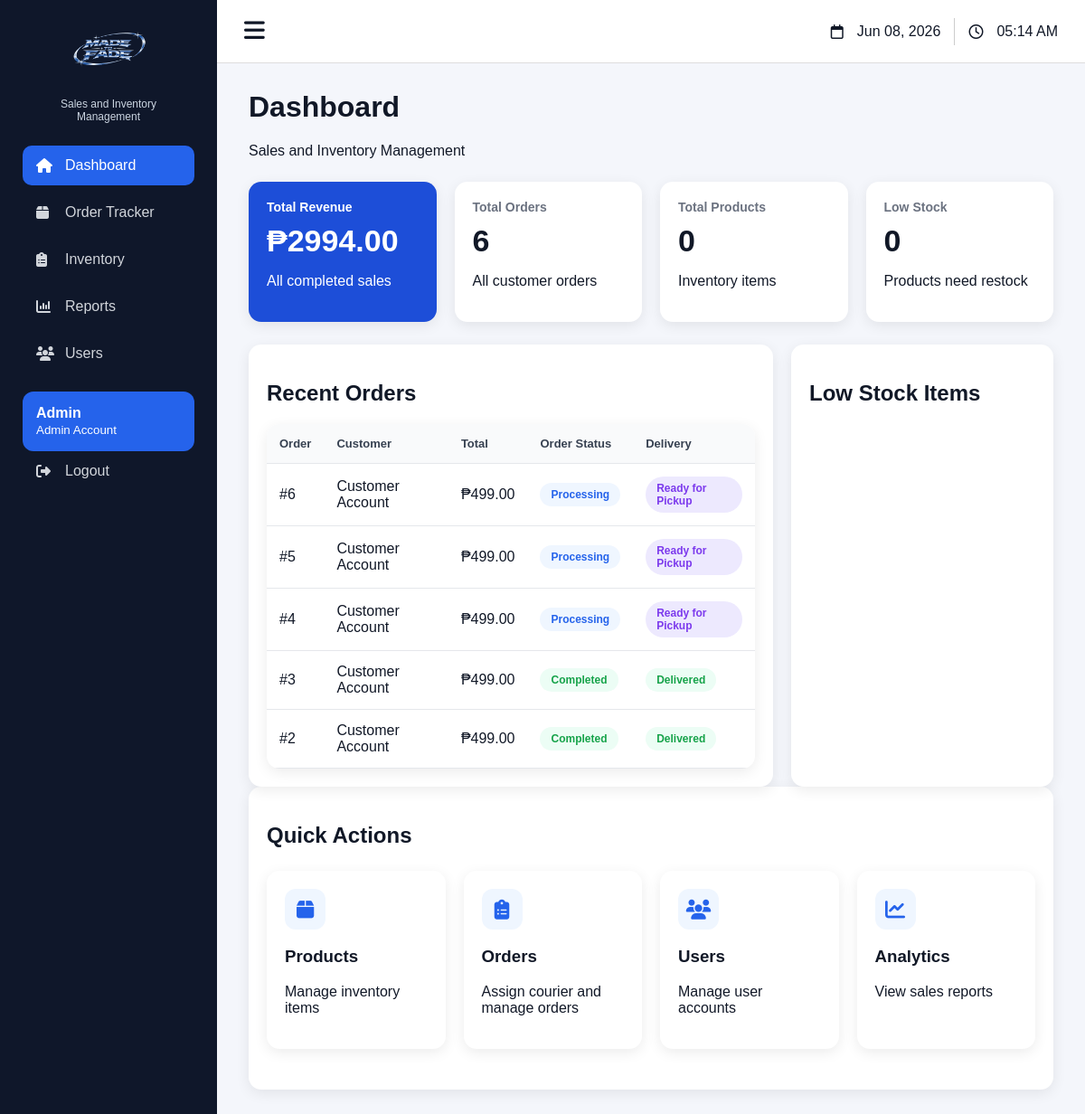
/admin/dashboard.php (signed in), run on an earlier commit of the app's database.
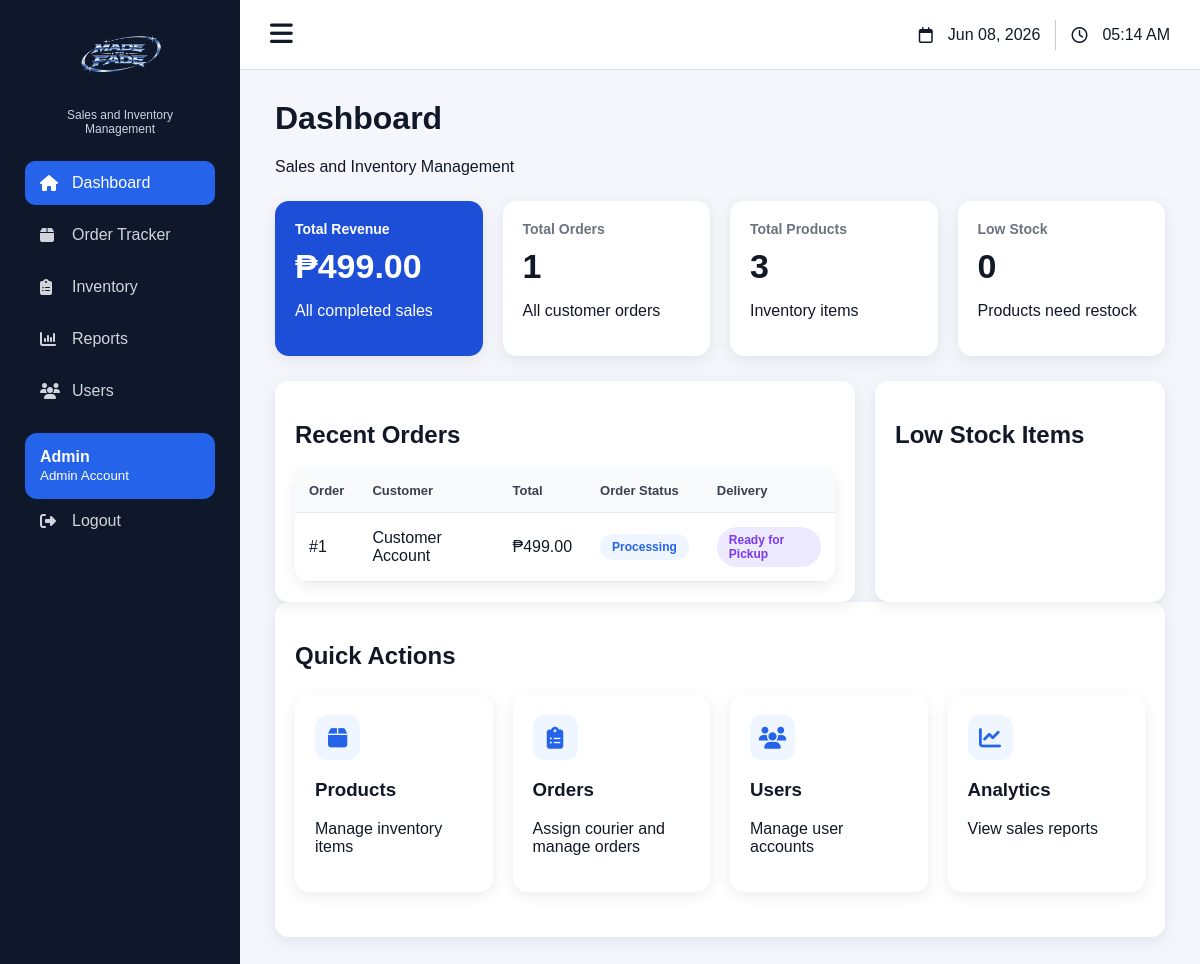
And on a later commit of the database.
### tables this page shows
CREATE TABLE orders (
    id INT AUTO_INCREMENT PRIMARY KEY,
    customer_id INT,
    courier_id INT,
    total DECIMAL(10,2),
    order_status VARCHAR(50),
    delivery_status VARCHAR(50),
    date_created TIMESTAMP DEFAULT CURRENT_TIMESTAMP,
    address VARCHAR(255),
    contact_number VARCHAR(20)
);

CREATE TABLE users (
    id INT AUTO_INCREMENT PRIMARY KEY,
    fullname VARCHAR(100),
    username VARCHAR(50) UNIQUE,
    password VARCHAR(100),
    role VARCHAR(20)
);

### admin/dashboard.php (the view, shortened to what the changed rows need)
<?php
include "../includes/config.php";
$sales = mysqli_fetch_assoc(mysqli_query($conn,
"SELECT SUM(total) AS total FROM orders"));
$orders = mysqli_fetch_assoc(mysqli_query($conn,
"SELECT COUNT(*) AS total FROM orders"));
$products = mysqli_fetch_assoc(mysqli_query($conn,
"SELECT COUNT(*) AS total FROM products"));
$users = mysqli_fetch_assoc(mysqli_query($conn,
"SELECT COUNT(*) AS total FROM users"));
$low_stock = mysqli_fetch_assoc(mysqli_query($conn,
"SELECT COUNT(*) AS total FROM products WHERE stock <= 5"));
$recent_orders = mysqli_query($conn,
"SELECT orders.*, users.fullname
 FROM orders
 JOIN users ON orders.customer_id = users.id
 ORDER BY orders.id DESC
 LIMIT 5");
?>
<!DOCTYPE html>
<html>
<head>
    <link rel="stylesheet" href="https://cdnjs.cloudflare.com/ajax/libs/font-awesome/6.5.1/css/all.min.css">
    <link rel="stylesheet" type="text/css" href="../css/style.css">
</head>
<body>
<div class="layout">
<div class="main-content">
    <h1>Dashboard</h1>
    <div class="dashboard-cards">
        <div class="dashboard-card blue-card">
            <h3>Total Revenue</h3>
            <h2>₱<?php echo $sales['total'] ?? 0; ?></h2>
            <p>All completed sales</p>
        </div>
        <div class="dashboard-card">
            <h3>Total Orders</h3>
            <h2><?php echo $orders['total']; ?></h2>
            <p>All customer orders</p>
        </div>
        <div class="dashboard-card">
            <h3>Total Products</h3>
            <h2><?php echo $products['total']; ?></h2>
            <p>Inventory items</p>
        </div>
        <div class="dashboard-card">
            <h2><?php echo $low_stock['total']; ?></h2>
        </div>
    </div>
    <div class="dashboard-grid">
        <div class="panel">
            <h2>Recent Orders</h2>
            <table>
                <tr>
                    <th>Order</th>
                    <th>Customer</th>
                    <th>Total</th>
                    <th>Order Status</th>
                    <th>Delivery</th>
                </tr>
                <?php while($row = mysqli_fetch_assoc($recent_orders)){ ?>
                <tr>
                    <td>#<?php echo $row['id']; ?></td>
                    <td><?php echo $row['fullname']; ?></td>
                    <td>₱<?php echo $row['total']; ?></td>
                    <td>
                        <?php
                        $class = "pending";
                        if($row['order_status'] == "Processing"){
                            $class = "processing";
                        }
                        if($row['order_status'] == "Completed"){
                            $class = "completed";
                        }
                        ?>
                        <span class="status <?php echo $class; ?>">
                            <?php echo $row['order_status']; ?>
                        </span>
                        </td>
                    <td>
                        <?php
                        $delivery_class = "preparing";
                        if($row['delivery_status'] == "Ready for Pickup"){
                            $delivery_class = "pickup";
                        }
                        if($row['delivery_status'] == "Delivered"){
                            $delivery_class = "delivered";
                        }
                        ?>
                        <span class="status <?php echo $delivery_class; ?>">
                            <?php echo $row['delivery_status']; ?>
                        </span>
                    </td>
                </tr>
                <?php } ?>
            </table>
        </div>
        <div class="panel">
            <h2>Low Stock Items</h2>
        </div>
    </div>
    <div class="panel">
        <h2>Quick Actions</h2>
    </div>
</div>
</div>
</body>
</html>

What changed in the data, as far as the page shows it:
removed orders: id "6", users.fullname "Customer Account", total "499.00", order_status "Processing", delivery_status "Ready for Pickup"
removed orders: id "5", users.fullname "Customer Account", total "499.00", order_status "Processing", delivery_status "Ready for Pickup"
removed orders: id "4", users.fullname "Customer Account", total "499.00", order_status "Processing", delivery_status "Ready for Pickup"
removed orders: id "3", users.fullname "Customer Account", total "499.00", order_status "Completed", delivery_status "Delivered"
removed orders: id "2", users.fullname "Customer Account", total "499.00", order_status "Completed", delivery_status "Delivered"
now on this page (row edited): orders: id "1", users.fullname "Customer Account", total "499.00", order_status "Processing", delivery_status "Ready for Pickup"
Also different on the page:
$sales['total']: "2994.00" → "499.00"
$orders['total']: "6" → "1"
$products['total']: "0" → "3"
